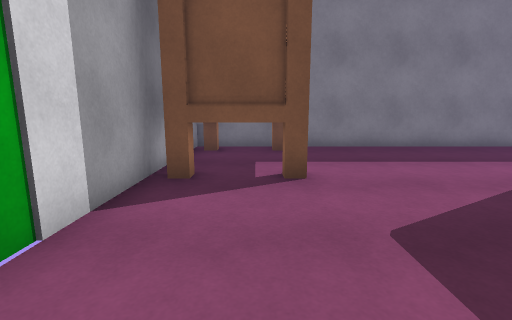
[1] (above)

17 first-person views from a walk through a 3-D level made in the Unity game engine. The camera is 1.2 m above the floor, tilts 10° down and sees 85° across. The floor is counted in squares, 1 m on a side. Each view is taken from the middle of a square. On the plan, view 1 faces up. The plan holds only what a view shows up to about 13 squares ahead; the rest is blank. The place goes on beyond the plan. The player character is not drawn. Some animated figures are not drawn.

[2]
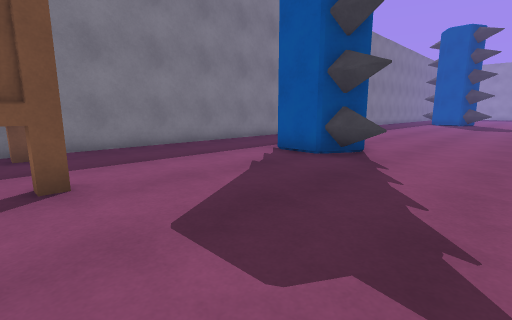

[3]
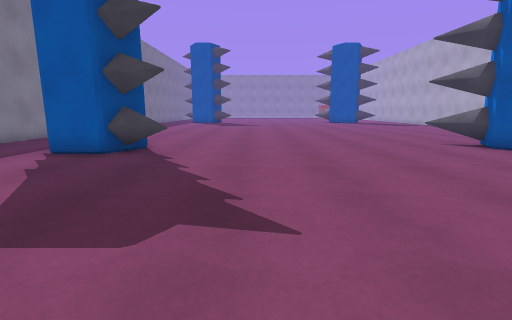

[4]
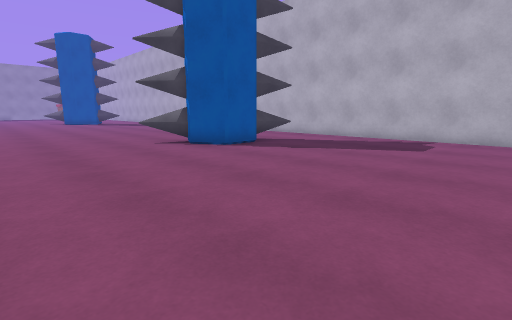

[5]
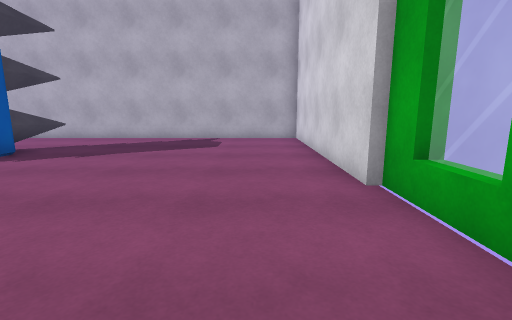

[6]
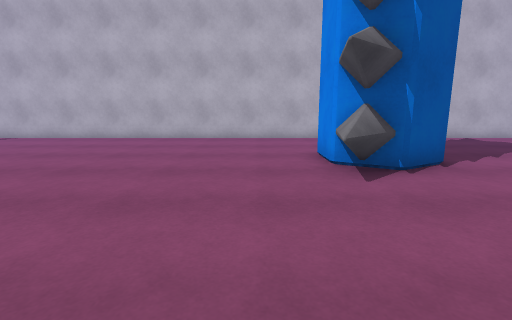

[7]
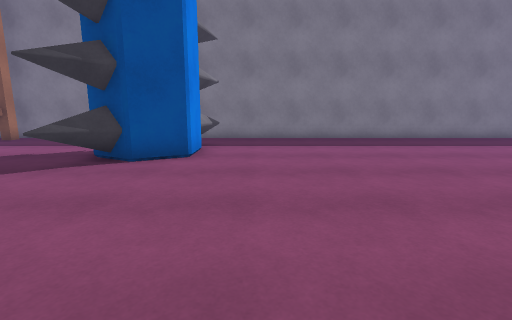

[8]
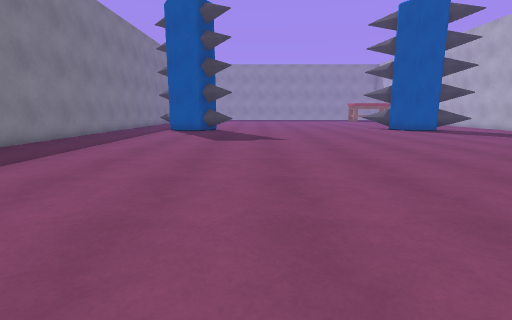

[9]
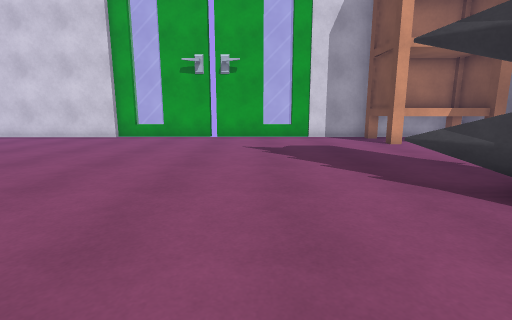

[10]
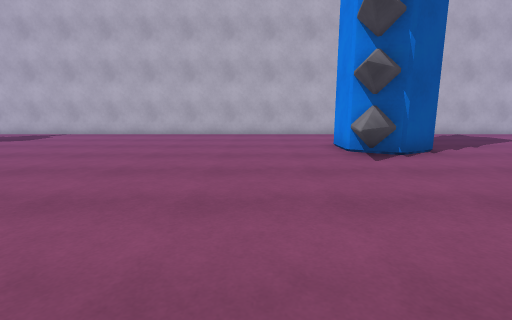

[11]
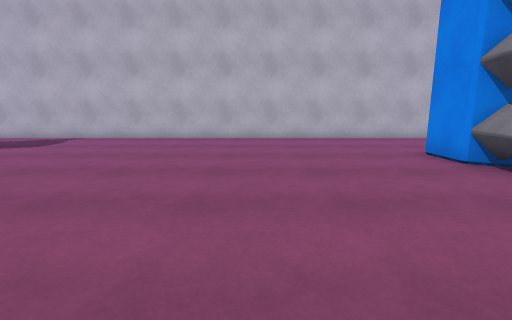

[12]
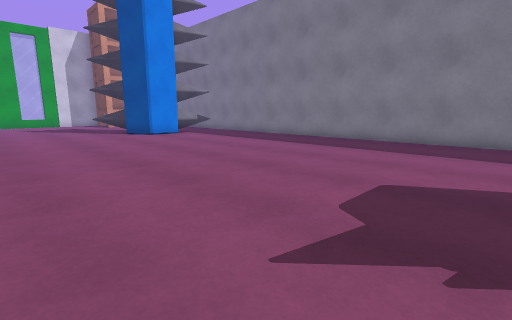

[13]
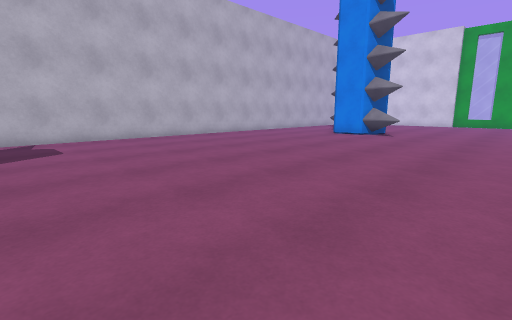

[14]
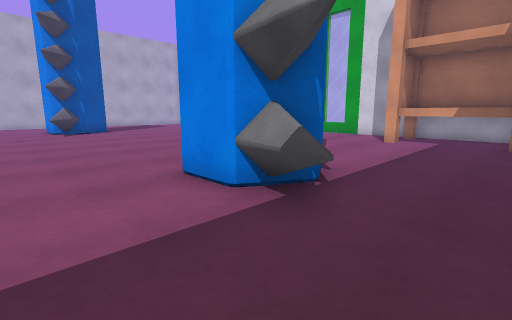

[15]
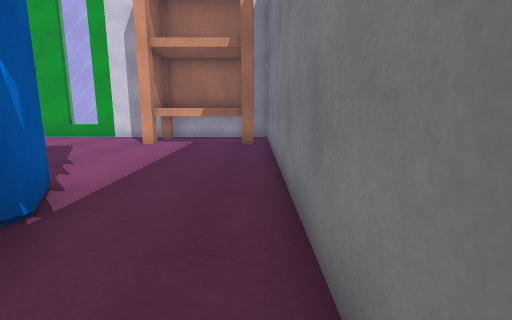

[16]
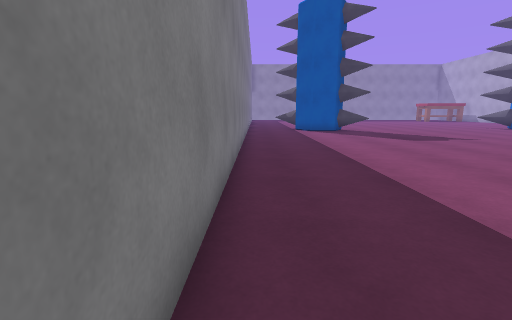

[17]
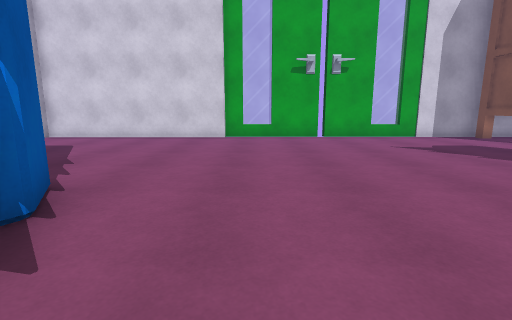

### Floor plan
Key: @ floor where view 1 was taken; # wall or solid block; x gap in a wall; . floor; = window, fence, low wall or low ledge; B bookshelf.
Columns run from 3 left of view 1 to 23 right of it. Each row starts with its distance up from view 1.
 10  ##########################
  9  #BB#......................
  8  #BBB.......=..............
  7  #BBB.......==.............
  6  #BBB......##..............
  5  #BB#......................
  4  #........##...............
  3  #........=................
  2  #.........................
  1  =.........................
  0  #.@.......................
 -1  #.........................
 -2  x.........................
 -3  #.........................
 -4  #.........................
 -5  =.........................
 -6 ##..........=..............
 -7  #..........==.............
 -8  #.........##..............
 -9  #......... ...............
-10  #........# ...............
-11  #........=................
-12  #.........................
-13  #.........................
-14  #.........................
-15  ##########################

Positions as (right, up) in squares from view 1, and headings:
1: (0, 0), facing up
2: (0, 0), facing up-right
3: (-1, 0), facing right
4: (-1, -2), facing down-right
5: (0, -2), facing down
6: (11, -2), facing down
7: (11, -3), facing up
8: (10, 1), facing right
9: (11, 0), facing left
10: (12, 0), facing down
11: (14, -2), facing down
12: (23, -2), facing up-left
13: (23, -2), facing down-left
14: (12, 9), facing down-left
15: (11, 9), facing left
16: (10, 9), facing right
17: (11, -5), facing left
